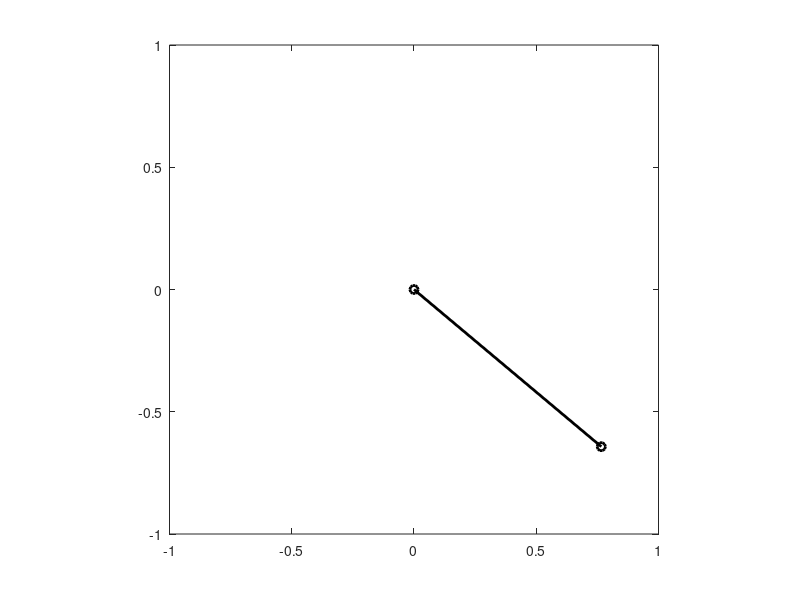

This chart was generated by the following MATLAB code: (Note: this script raises an error after producing the figure.)
% pend_rk4.m
% Solve the nonlinear pendulum problem using RK4

% Clear memory and show only a few digits
clear('all');
format('short');

%-------------------------------------------------------------------------------
% Time grid parameters:
tau = 0.025; % Time step
T = 10; % Total integration time
numSteps = ceil(T/tau); % Number of time steps
frameUpdateLag = 0; % Slow down the animation

%-------------------------------------------------------------------------------
% Initial conditions
theta1 = 50; % Initial angle in degrees
theta = theta1*pi/180;
x = [theta 0];

%-------------------------------------------------------------------------------
% Preallocate:
time = zeros(numSteps,1);

%-------------------------------------------------------------------------------
% Set up for efficient animation
figure('color','w');
h = plot([0,sin(x(1))],[0,-cos(x(1))],'o-k','LineWidth',2);
axis('equal')
axis([-1 1 -1 1])
% Prevent axes limits from changing:
h.YLimInclude = 'off';
h.XLimInclude = 'off';

%-------------------------------------------------------------------------------
% Fourth-order Runge-Kutta integration
for n = 1:numSteps
    % Time
    time(n) = (n-1)*tau;

    % One step of RK4
    f1 = rhs_pend(x);
    f2 = rhs_pend(x + 0.5*tau*f1);
    f3 = rhs_pend(x + 0.5*tau*f2);
    f4 = rhs_pend(x + tau*f3);
    x = x+tau*(f1 + 2*f2+2*f3 + f4)/6;

    % Update the pendulum position:
    % Co-ordinates of the pendulum bar
    xPend = [0  sin(x(1))];
    yPend = [0 -cos(x(1))];
    % plot(xPend,yPend,'o-'):
    h.XData = xPend;
    h.YData = yPend;

    % Update time and keep axes fixed:
    title(sprintf('Time: %5.3f',time(n) + tau))
    pause(frameUpdateLag);
    drawnow()
end
